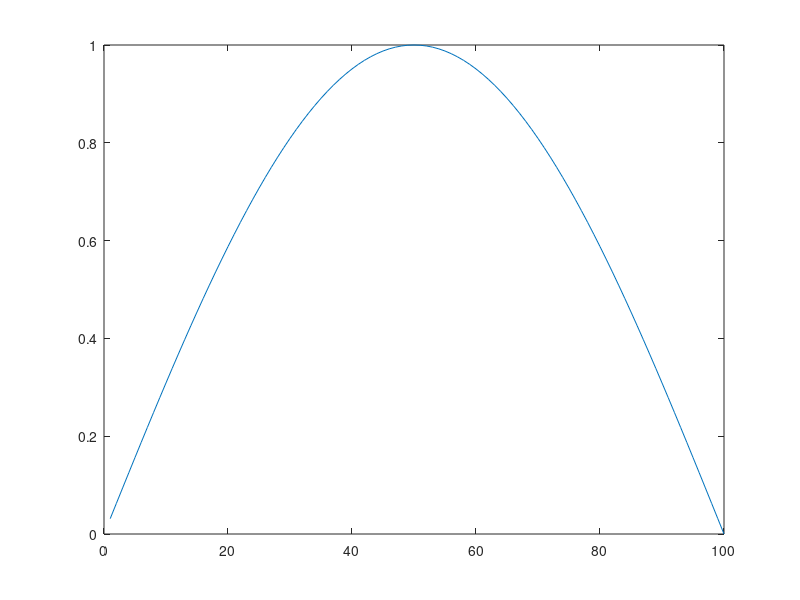

This chart was generated by the following MATLAB code: (Note: this script raises an error after producing the figure.)


n = 100;
X = pi .* ((1:n) ./ n);
Y = sin(X);
plot(Y);
gset term postscript monochrome;
gset output "justy.ps";
replot;
gset term x11;
plot(X,Y);
gset term postscript monochrome;
gset output "xandy.ps";
replot;
gset term x11;
W = sqrt(Y);
plot(W);
gset term postscript monochrome;
gset output "justw.ps";
replot;
gset term x11;
plot(Y,W);
gset term postscript monochrome;
gset output "yandw.ps";
replot;
gset term x11;


